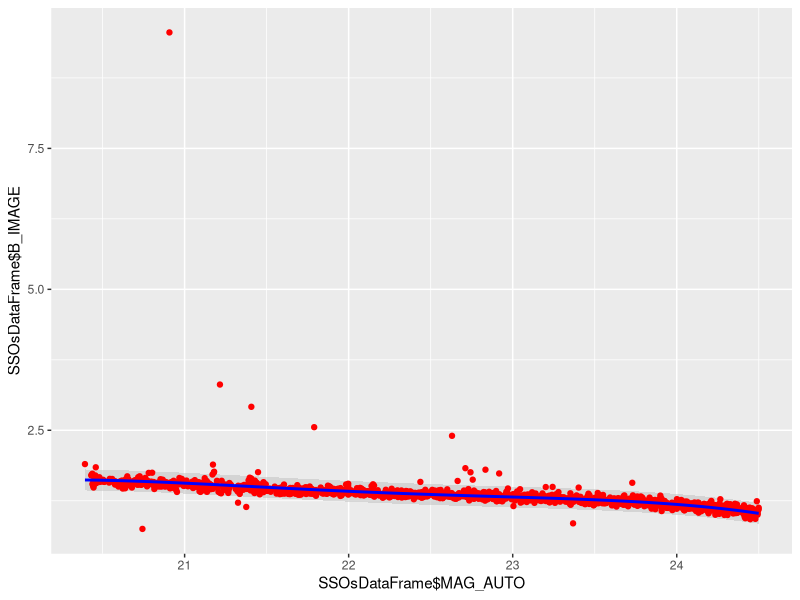

Source code (R):
# Read CSV into R
SSOsDataFrame <- read.csv(file="ssos_2_lower_24_5.csv", header=TRUE, sep=",")
StarsDataFrame <- read.csv(file="scamp_stars.csv", header=TRUE, sep=",")

library(MASS)
library(ggplot2)
library(boot)

cv_MSE_k10 <- rep(NA,10)

for (i in 1:10) {
  modelo <- glm(B_IMAGE ~ poly(MAG_AUTO, i, raw=TRUE), data = SSOsDataFrame)
  set.seed(17)
  cv_MSE_k10[i] <- cv.glm(data = SSOsDataFrame, glmfit = modelo, K = 10)$delta[1]
}
p4 <- ggplot(data = data.frame(polinomio = 1:10, cv_MSE = cv_MSE_k10),
             aes(x = polinomio, y = cv_MSE)) +
      geom_point(colour = c("firebrick3")) +
      geom_path()
p4 <- p4 + theme(panel.grid.major = element_line(colour  =  'gray90'))
p4 <- p4 + theme(plot.title = element_text(face  =  'bold'))
p4 <- p4 + theme(panel.background = element_rect(fill  =  'gray98'))
p4 <- p4 + labs(title  =  'Test Error ~ Grado del polinomio')
p4 <- p4 + scale_x_continuous(breaks = 1:10)
# print(p4)

out <- ggplot(data = SSOsDataFrame, aes(x = MAG_AUTO, y = B_IMAGE)) +
              geom_point(color = "grey30", alpha = 0.3) + 
              geom_smooth(method = "lm", formula = y ~ poly(x, 5, raw=TRUE), color = "red") +
              labs(title = "Polinomio de grado 1: wage ~ age") +
              theme_bw() +
              theme(plot.title = element_text(hjust = 0.5))

# print(out)

# Ajuste hasta 24'5
modelo_poli5 <- lm(B_IMAGE ~ poly(MAG_AUTO, 4, raw=TRUE), data = SSOsDataFrame)
# print(summary(modelo_poli5))
# print(modelo_poli5$coefficients)

prediction.level <- 0.6
mpi <- cbind(SSOsDataFrame, predict(modelo_poli5, interval = "prediction", level = prediction.level))
out_2 <- ggplot(mpi, aes(x = SSOsDataFrame$MAG_AUTO)) +
                geom_ribbon(aes(ymin = lwr, ymax = upr), fill = "gray", alpha = 0.5) +
                geom_point(aes(y = SSOsDataFrame$B_IMAGE), color = "red") +
                # points(x = StarsDataFrame$MAG_AUTO, y = StarsDataFrame$B_IMAGE, color = "black") +
                geom_line(aes(y = fit), colour = "blue", size = 1)
# print(summary(mpi$fit))
print(out_2)

new.MAG_AUTO <- data.frame(wt=c(1.7, 2.4, 3.6))
out_3 <- predict(modelo_poli5, new_data = SSOsDataFrame$MAG_AUTO, se.fit = TRUE, scale = NULL, df = Inf,
                 interval = c("prediction"), level = prediction.level, type = c("response"))

out_matrix <- out_3$fit
fit_list <- out_matrix[, "fit"]
lwr_list <- out_matrix[, "lwr"]
upr_list <- out_matrix[, "upr"]

upr_limit = lm(upr_list ~ poly(SSOsDataFrame$MAG_AUTO, 4, raw=TRUE))
# print(upr_limit$coefficients)
lwr_limit = lm(lwr_list ~ poly(SSOsDataFrame$MAG_AUTO, 4, raw=TRUE))
print(lwr_limit$coefficients)
# plot(SSOsDataFrame$MAG_AUTO, lwr_list)
